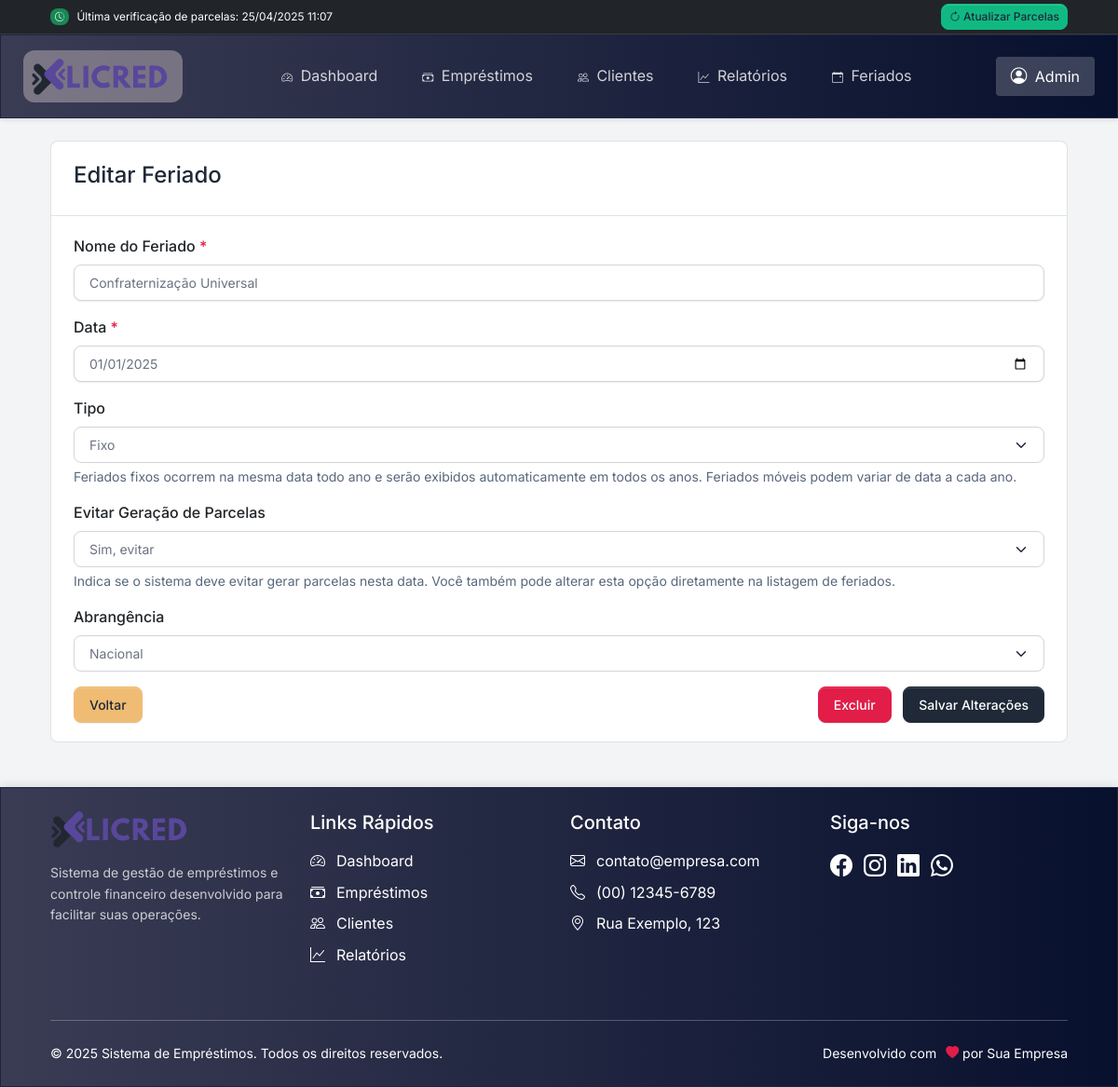
/feriados/editar.php?id=1 (signed in), run on the app's committed database.
### tables this page shows
CREATE TABLE IF NOT EXISTS `feriados` (
  `id` int(11) NOT NULL AUTO_INCREMENT,
  `nome` varchar(255) NOT NULL,
  `data` date NOT NULL,
  `tipo` enum('fixo','movel') DEFAULT NULL,
  `evitar` enum('sim_evitar','nao_evitar') DEFAULT 'sim_evitar',
  `local` enum('nacional','estadual','municipal') DEFAULT 'nacional',
  `ano` int(11) NOT NULL,
  PRIMARY KEY (`id`),
  UNIQUE KEY `data` (`data`)
);

### feriados/queries_feriados.php (called while the page is built, shortened)
<?php
function buscarFeriadoPorId(mysqli $conn, int $id): array|null {
    $stmt = $conn->prepare("SELECT * FROM feriados WHERE id = ?");
    $stmt->bind_param("i", $id);
    $stmt->execute();
    $resultado = $stmt->get_result();
    return $resultado->fetch_assoc();
}

### feriados/editar.php (the view, shortened to what this page needs)
<?php
require_once __DIR__ . '/../includes/conexao.php';
require_once __DIR__ . '/queries_feriados.php';
$titulo = "Editar Feriado";
$id = filter_input(INPUT_GET, 'id', FILTER_VALIDATE_INT);
$feriado = buscarFeriadoPorId($conn, $id);
include_once __DIR__ . '/../includes/head.php';
include_once __DIR__ . '/../includes/navbar.php';
?>
<div class="container mt-4">
    <div class="card">
        <div class="card-header">
            <h4><?php echo $titulo; ?></h4>
        </div>
        <div class="card-body">
            <form action="<?php echo $_SERVER['PHP_SELF'] . '?id=' . $id; ?>" method="POST">
                <div class="mb-3">
                    <label for="nome" class="form-label">Nome do Feriado <span class="text-danger">*</span></label>
                    <input type="text" class="form-control" id="nome" name="nome" value="<?php echo htmlspecialchars($feriado['nome']); ?>" required>
                </div>
                <div class="mb-3">
                    <label for="data" class="form-label">Data <span class="text-danger">*</span></label>
                    <input type="date" class="form-control" id="data" name="data" value="<?php echo htmlspecialchars($feriado['data']); ?>" required>
                </div>
                <div class="mb-3">
                    <label for="tipo" class="form-label">Tipo</label>
                    <select class="form-select" id="tipo" name="tipo">
                        <option value="fixo" <?php if ($feriado['tipo'] === 'fixo') echo 'selected'; ?>>Fixo</option>
                    </select>
                    <div class="form-text">Feriados fixos ocorrem na mesma data todo ano e serão exibidos automaticamente em todos os anos. Feriados móveis podem variar de data a cada ano.</div>
                </div>
                <div class="mb-3">
                    <label for="evitar" class="form-label">Evitar Geração de Parcelas</label>
                    <select class="form-select" id="evitar" name="evitar">
                        <option value="sim_evitar" <?php if ($feriado['evitar'] === 'sim_evitar' || empty($feriado['evitar'])) echo 'selected'; ?>>Sim, evitar</option>
                    </select>
                    <div class="form-text">Indica se o sistema deve evitar gerar parcelas nesta data. Você também pode alterar esta opção diretamente na listagem de feriados.</div>
                </div>
                <div class="mb-3">
                    <label for="local" class="form-label">Abrangência</label>
                    <select class="form-select" id="local" name="local">
                        <option value="nacional" <?php if ($feriado['local'] === 'nacional' || empty($feriado['local'])) echo 'selected'; ?>>Nacional</option>
                    </select>
                </div>
                <div class="d-flex justify-content-between">
                    <a href="index.php?ano=<?php echo $feriado['ano']; ?>" class="btn btn-secondary">Voltar</a>
                    <div>
                        <a href="excluir.php?id=<?php echo $id; ?>" class="btn btn-danger me-2" onclick="return confirm('Tem certeza que deseja excluir este feriado?')">Excluir</a>
                        <button type="submit" class="btn btn-primary">Salvar Alterações</button>
                    </div>
                </div>
            </form>
        </div>
    </div>
</div>
<?php include_once __DIR__ . '/../includes/footer.php'; ?>

### assets/css/estilo.css (style rules this page uses)
:root { --bg-blue-dark: linear-gradient(to right, rgb(58 60 84), rgb(7 16 45)); --border-blue-dark: 1px solid rgb(30 35 65); --bg-blue-light: linear-gradient(to right, rgb(160 190 240), rgb(40 70 120)); --border-blue-light: 1px solid rgb(50 90 140); --bg-purple: linear-gradient(to right, rgb(138 43 226), rgb(60 0 100)); --border-purple: 1px solid rgb(90 20 130); --bg-pink: linear-gradient(to right, rgb(255 182 193), rgb(180 60 100)); --border-pink: 1px solid rgb(190 80 110); --bg-orange: linear-gradient(to right, rgb(255 200 100), rgb(180 80 0)); --border-orange: 1px solid rgb(190 100 20); --bg-green: linear-gradient(to right, rgb(80 130 80), rgb(30 70 30)); --border-green: 1px solid rgb(40 90 40); --bg-green-teal: linear-gradient(to right, rgb(64 224 208), rgb(0 80 80)); --border-green-teal: 1px solid rgb(20 100 100); --bg-red: linear-gradient(to right, rgb(150 30 30), rgb(70 0 0)); --border-red: 1px solid rgb(90 10 10); --bg-gray: linear-gradient(to right, rgb(120 120 120), rgb(50 50 50)); --border-gray: 1px solid rgb(70 70 70); --bg-black-soft: linear-gradient(to right, rgb(50 50 50), rgb(10 10 10)); --border-black-soft: 1px solid rgb(30 30 30); }

### data on the page
feriados: nome "Confraternização Universal", data "01/01/2025", tipo "Fixo", evitar "Sim, evitar", local "Nacional"

### other printed values
$data_hora_verificacao "25/04/2025 11:07"
$titulo "Editar Feriado"
